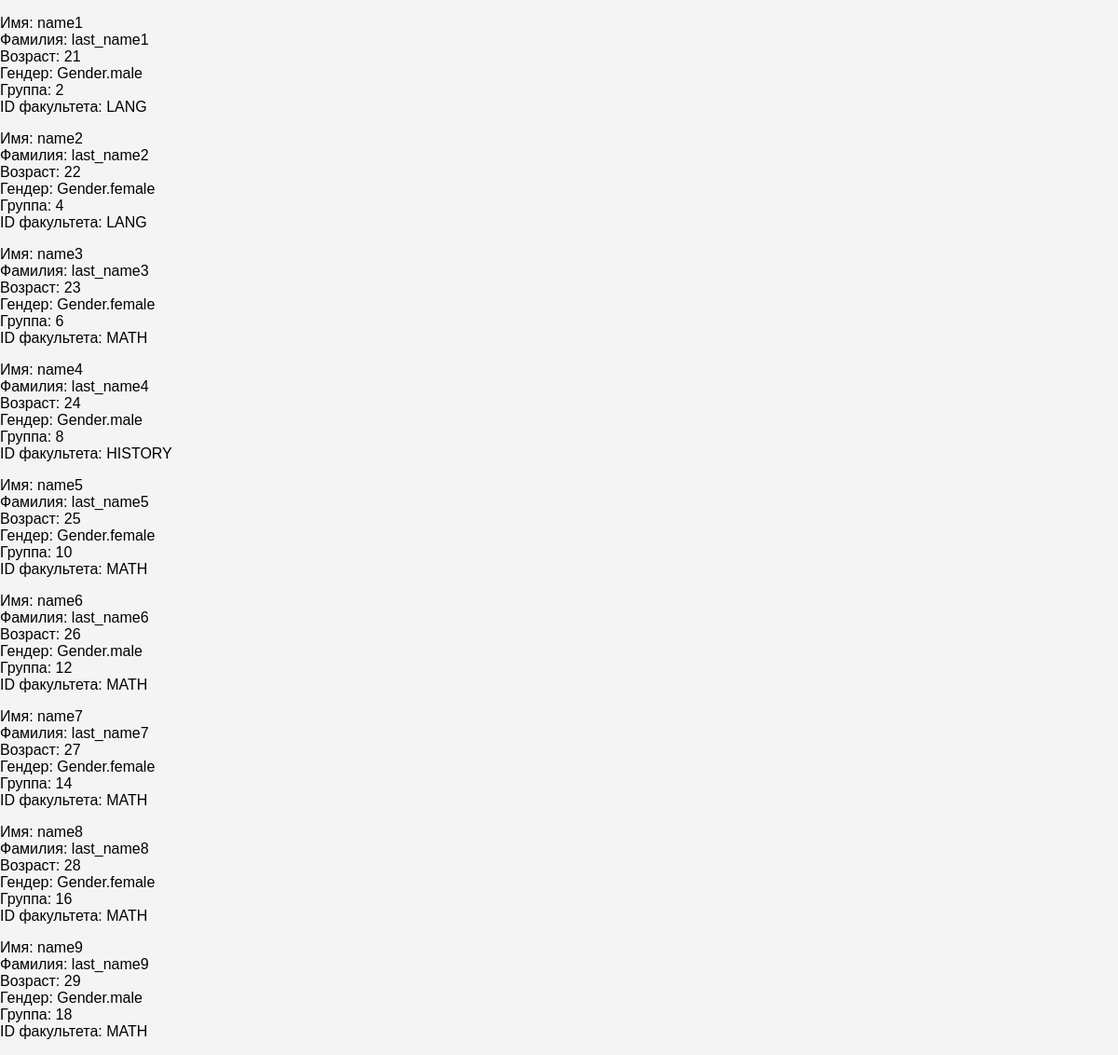
The page / on the database its author committed.
### SEM4/model1.py (models this page shows, shortened)
class Students(db.Model):
    id_ = db.Column(db.Integer, primary_key = True)
    firstname = db.Column(db.String(80), nullable = False)
    lastname = db.Column(db.String(80), nullable = False)
    age = db.Column(db.Integer, nullable = False)
    gender = db.Column(db.Enum(Gender), nullable = False)
    group = db.Column(db.Integer, unique = True, nullable = False)
    fags_id = db.Column(db.Integer, db.ForeignKey('fags.id_'),nullable = False)

class Fags(db.Model):
    id_ = db.Column(db.Integer, primary_key = True)
    fag_name = db.Column(db.String(80), nullable = False)
    student = db.relationship('Students', backref=db.backref('fags'), lazy =True)

### SEM4/app2.py (the view)
@app.route('/')
def index():
    student = Students.query.all()
    return render_template('index.html', student = student)

### SEM4/templates/index.html (shortened to what this page needs)
<!DOCTYPE html>
<html lang="en">
<head>
    <link rel="stylesheet" href="../static/style.css">
</head>
<body>
    <div class="row">
        {% for st in student%}
        <p>Имя: {{st.firstname}}<br>
        Фамилия: {{st.lastname}}<br>
        Возраст: {{st.age}}<br>
        Гендер: {{st.gender}}<br>
        Группа: {{st.group}}<br>
        ID факультета: {{st.fags.fag_name}}<br>
        </p>
        {% endfor%}
    </div>
</body>
</html>

### SEM4/static/style.css (style rules this page uses)
body { font-family: Arial, sans-serif; background-color: #f4f4f4; margin: 0; padding: 0; }

### rows shown on the page
Students: firstname "name1", lastname "last_name1", age "21", gender "Gender.male", group "2", fags.fag_name "LANG"
Students: firstname "name2", lastname "last_name2", age "22", gender "Gender.female", group "4", fags.fag_name "LANG"
Students: firstname "name3", lastname "last_name3", age "23", gender "Gender.female", group "6", fags.fag_name "MATH"
Students: firstname "name4", lastname "last_name4", age "24", gender "Gender.male", group "8", fags.fag_name "HISTORY"
Students: firstname "name5", lastname "last_name5", age "25", gender "Gender.female", group "10", fags.fag_name "MATH"
Students: firstname "name6", lastname "last_name6", age "26", gender "Gender.male", group "12", fags.fag_name "MATH"
Students: firstname "name7", lastname "last_name7", age "27", gender "Gender.female", group "14", fags.fag_name "MATH"
Students: firstname "name8", lastname "last_name8", age "28", gender "Gender.female", group "16", fags.fag_name "MATH"
Students: firstname "name9", lastname "last_name9", age "29", gender "Gender.male", group "18", fags.fag_name "MATH"
